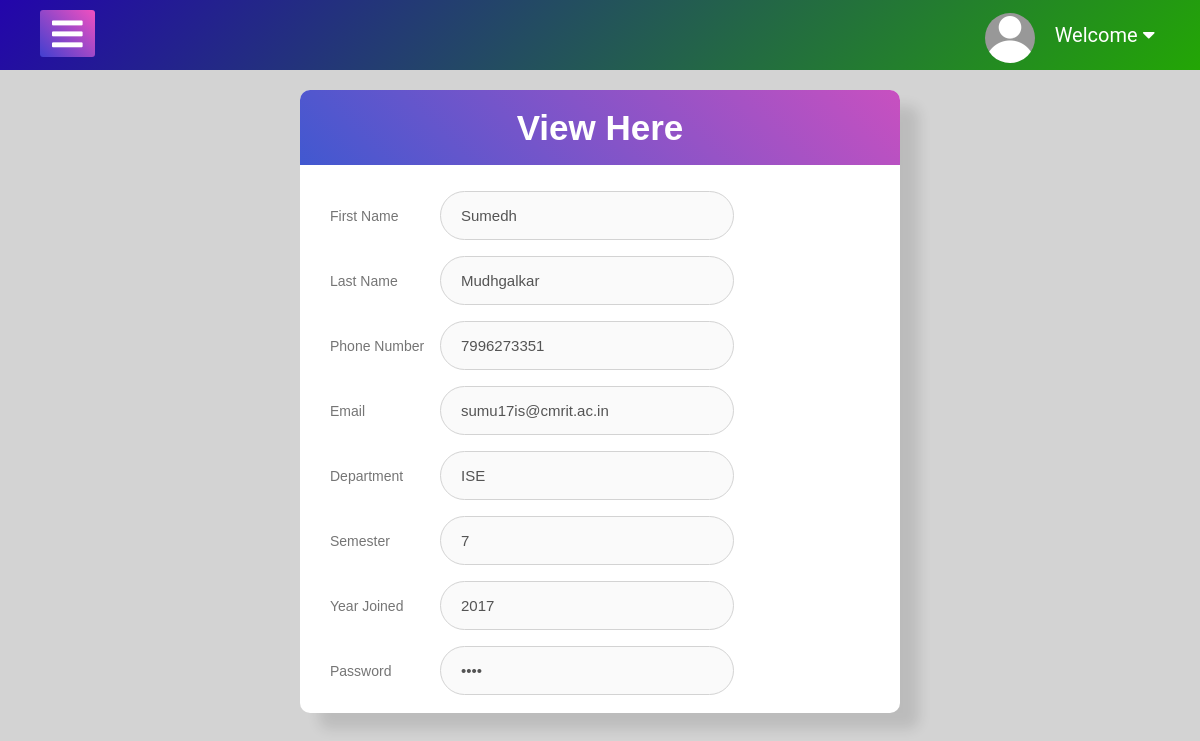
The page /view_student.php?id=1 on the database its author committed.
### tables this page shows
CREATE TABLE `student` (
  `id` int(11) NOT NULL,
  `first_name` varchar(20) NOT NULL,
  `last_name` varchar(20) NOT NULL,
  `pho` bigint(10) NOT NULL,
  `email` varchar(30) NOT NULL,
  `department` varchar(10) NOT NULL,
  `sem` int(1) NOT NULL,
  `year_joined` int(4) NOT NULL,
  `pswd` varchar(10) NOT NULL,
  `profile_photo` blob NOT NULL,
  `count` int(10) NOT NULL DEFAULT 0
);

### view_student.php (the view, shortened to what this page needs)
<!DOCTYPE html>
<html lang="en" dir="ltr">
<head>
	<link rel="stylesheet" type="text/css" href="add_user.css">
	<link rel="stylesheet" type="text/css" href="https://use.fontawesome.com/releases/v5.6.3/css/all.css">
</head>
<body>
	<label for="check">
		<i class="fas fa-bars" id="btn"></i>
	</label>
	<div class="topbar">
		<div id="nav">
			<ul>
				<li><img src="default.png" alt="Avatar" class="avatar"></li>
				<li><a href="admin.php"> Welcome <?php echo($_SESSION['usrname']); ?>  <i class="fas fa-caret-down"></i></a>
				</li>
			</ul>
		</div>
	</div>
    <?php
    $id= $_GET['id'];
    include 'connection.php';
    $sql = "select * from student where id=$id";
    $result = mysqli_query($con,$sql);
    $row = mysqli_fetch_assoc($result);
    $s_firstname = $row['first_name'];
    $s_lastname = $row['last_name'];
    $s_phno = $row['pho'];
    $s_email = $row['email'];
    $s_department = $row['department'];
    $s_sem = $row['sem'];
    $s_yearjoined = $row['year_joined'];
    $s_pswd = $row['pswd'];
    ?>
	<div class="wrapper">
		<div class="title">View Here</div><br>
	  	<form action=" " method="POST">
			<div class="field">
				<label>First Name</label>
				<input type="text" class="input" id="fname" disabled  value="<?php echo  $s_firstname ;?>"  name="fname" required="*">
			</div>
			<div class="field">
		    	<label>Last Name</label>
				<input type="text" class="input" id="lname" disabled value="<?php echo  $s_lastname ;?>" name="lname" required="*">
			</div>
			<div class="field">
				<label>Phone Number</label>
				<input type="number" class="input" id="phno" disabled  value="<?php echo  $s_phno ;?>" name="phno" required="*">
			</div>
			<div class="field">
		    	<label>Email</label>
				<input type="text" class="input" id="email" disabled value="<?php echo $s_email ;?>" name="email" required="*">
			</div>
			<div class="field">
		    	<label>Department</label>
				<input type="text" class="input" id="dept" disabled  value="<?php echo $s_department ;?>"  name="dept" required="*">
			</div>
			<div class="field">
		    	<label>Semester</label>
				<input type="number" class="input" id="sem" disabled  value="<?php echo $s_sem ;?>" name="sem" required="*">
			</div>
			<div class="field">
				<label>Year Joined</label>
				<input type="year" class="input" id="year" disabled value="<?php echo $s_yearjoined ;?>" name="year" required="*">
			</div>
			<div class="field">
				<label>Password</label>
    			<input type="password" class="input" disabled value="<?php echo $s_pswd ;?>" name="psw" id="psw" required='*'>
			</div>
	 	</form>
	</div>
</body>
</html>

### add_user.css (style rules this page uses)
body { background: #d3d3d3; font-family: arial; margin: 0; padding: 0; }
label #btn,label #cancel { position: absolute; cursor: pointer; background: linear-gradient(-135deg,#F150C0,#413FD0); border-radius: 3px; }
label #btn { left: 40px; top: 10px; font-size: 35px; background: linear-gradient(-135deg,#F150C0,#413FD0); color: white; padding: 6px 12px; transition: all .5s ; }
.topbar { margin: 0 auto; }
#nav { height: 70px; background: linear-gradient(-45deg, #23A605,#2305AB); transition: all .5s ease; }
#nav ul { padding: 0; margin: 0; float: right; margin-right: 30px; }
#nav ul li { position: relative; list-style: none; display: inline-block; line-height: 70px; }
#nav ul li a { padding: 0 15px; color: white; text-decoration: none; font-size: 20px; font-family: 'Roboto', sans-serif; }
.avatar { vertical-align: middle; width: 50px; height: 50px; border-radius: 50%; }
.wrapper { max-width: 600px; width:950%; height:90%; background: #fff; margin:20px auto; border-radius: 10px; box-shadow: 19px 16px 13px rgba(0,0,0,0.11); }
.wrapper .title { font-size: 35px; font-weight: 600; text-align: center; line-height: 75px; color: #fff; user-select: none; border-radius: 10px 10px 0 0; background: linear-gradient(-135deg, #c850c0, #4158d0); }
.wrapper form { padding: 10px 30px 20px 30px; }
.wrapper form .field { height: 45px; width: 100%; display: flex; align-items: center; margin-bottom: 20px; position: relative; }
.wrapper form .field .input { position: relative; left: -100px; height: 100%; width: 50%; outline: none; font-size: 15px; padding-left: 20px; border: 1px solid lightgrey; border-radius: 25px; transition: all 0.3s ease; }
.wrapper form .field label { width: 200px; color:#757575; margin-right:10px; font-size:14px; }
.wrapper form .field:last-child { margin-bottom:0; }

### rows shown on the page
student: fname "Sumedh", lname "Mudhgalkar", phno "7996273351", email "sumu17is@cmrit.ac.in", dept "ISE", sem "7", year "2017"
